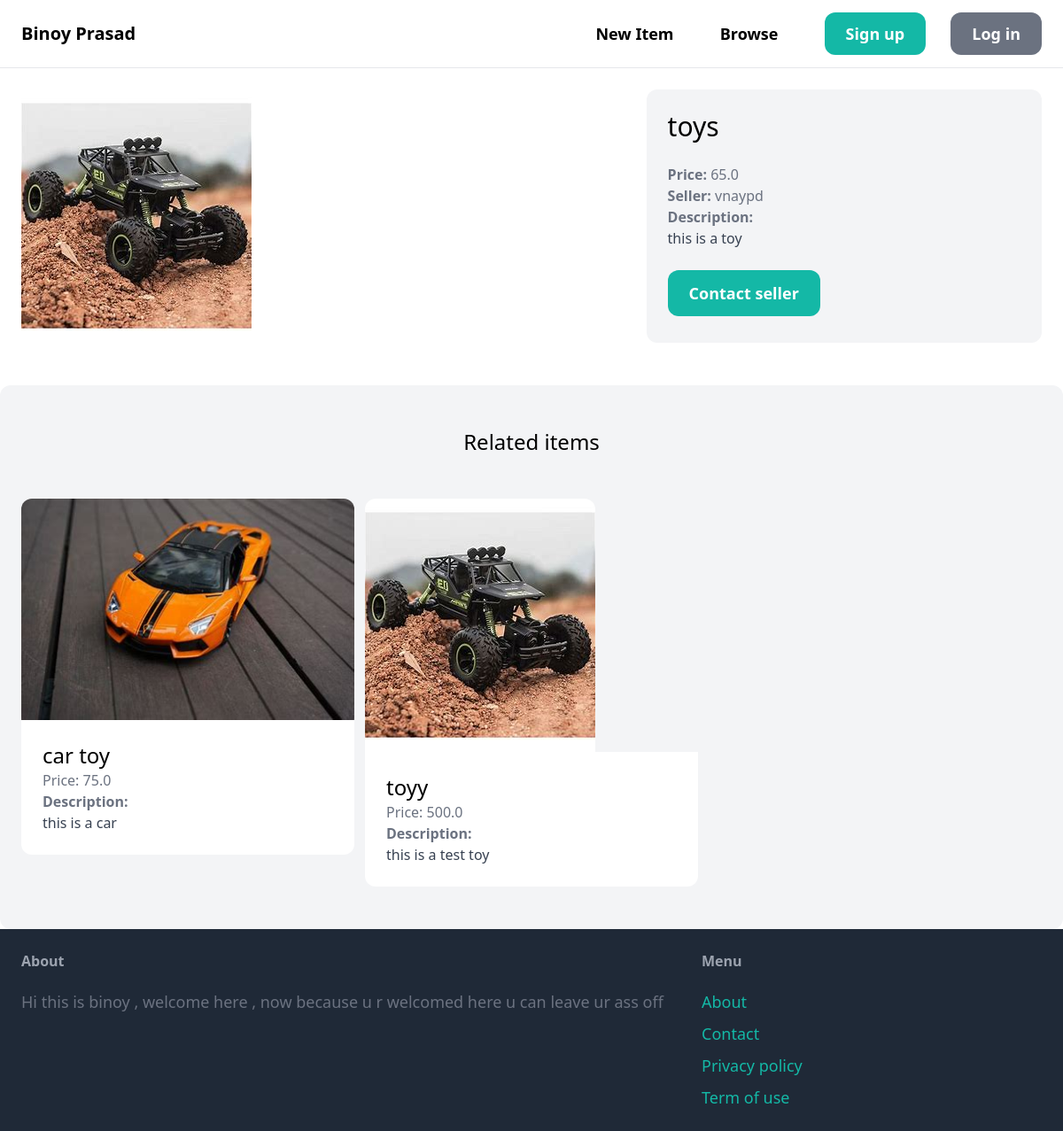
Page /items/11/ on the committed database.
### item/models.py (models this page shows, shortened)
class Item(models.Model):
     category = models.ForeignKey(Category, related_name='items', on_delete=models.CASCADE)
     name = models.CharField(max_length=255)
     description = models.TextField(blank=True, null=True)
     price = models.FloatField()
     image = models.ImageField(upload_to='item_images', blank=True, null=True)
     is_sold = models.BooleanField(default=False)
     created_by = models.ForeignKey(User, related_name='items', on_delete=models.CASCADE)
     created_at = models.DateTimeField(auto_now_add=True)

### item/views.py (the view)
# urls.py: path('<int:pk>/', views.detail, name='detail'),
def detail(request, pk):
    item = get_object_or_404(Item, pk=pk)
    related_items = Item.objects.filter(
        category=item.category, is_sold=False).exclude(pk=pk)[0:3]
    return render(request, 'item/detail.html', {
        'item': item,
        'related_items': related_items
    })

### item/templates/item/detail.html (shortened to what this page needs)
{% extends 'core/base.html' %}
{% block content %}
<div class="grid grid-cols-5 gap-6">
    <div class="col-span-3">
        <img src="{{ item.image.url }}" class="rounded-xl">
    </div>
    <div class="col-span-2 p-6 bg-gray-100 rounded-xl">
        <h1 class="mb-6 text-3xl">{{ item.name }}</h1>
        <p class="text-gray-500"><strong>Price: </strong>{{ item.price }}</p>
        <p class="text-gray-500"><strong>Seller: </strong>{{ item.created_by.username }}</p>
        {% if item.description %}
            <p class="text-gray-700">
                <strong class="text-gray-500">Description:</strong><br>
                {{ item.description }}
            </p>
        {% endif %}
                    {% if request.user == item.created_by %}
            <div class="mt-6 p-6 bg-white rounded-xl">
                <p>This is your item!</p>
                <a href="{% url 'item:edit' item.id %}" class="inline-block mt-6 px-6 py-3 text-lg font-semibold bg-teal-500 text-white rounded-xl">Edit</a>
                <a href="{% url 'item:delete' item.id %}" class="inline-block mt-6 px-6 py-3 text-lg font-semibold bg-red-500 text-white rounded-xl">Delete</a>
            </div>
        {% else %}
            <a href="{% url 'conversation:new' item.id %}" class="inline-block mt-6 px-6 py-3 text-lg font-semibold bg-teal-500 text-white rounded-xl hover:bg-teal-700">Contact seller</a>
        {% endif %}
    </div>
    </div>
</div>
<div class="mt-6 px-6 py-12 bg-gray-100 rounded-xl">
    <h2 class="mb-12 text-2xl text-center">Related items</h2>
    <div class="grid grid-cols-3 gap-3">
        {% for item in related_items %}
            <div>
                <a href="{% url 'item:detail' item.id %}">
                    <div>
                        <img src="{{ item.image.url }}" class="rounded-t-xl">
                    </div>
                    <div class="p-6 bg-white rounded-b-xl">
                        <h2 class="text-2xl">{{ item.name }}</h2>
                        <p class="text-gray-500">Price: {{ item.price }}</p>
                         {% if item.description %}
            <p class="text-gray-700">
                <strong class="text-gray-500">Description:</strong><br>
                {{ item.description }}
            </p>
        {% endif %}
                    </div>
                </a>
            </div>
        {% endfor %}
    </div>
</div>
{% endblock %}

### rows in the picture
Item: image (picture), name "toys", price "65.0", created_by.username "vnaypd", description "this is a toy"
Item: image (picture), name "car toy", price "75.0", description "this is a car"
Item: image (picture), name "toyy", price "500.0", description "this is a test toy"
